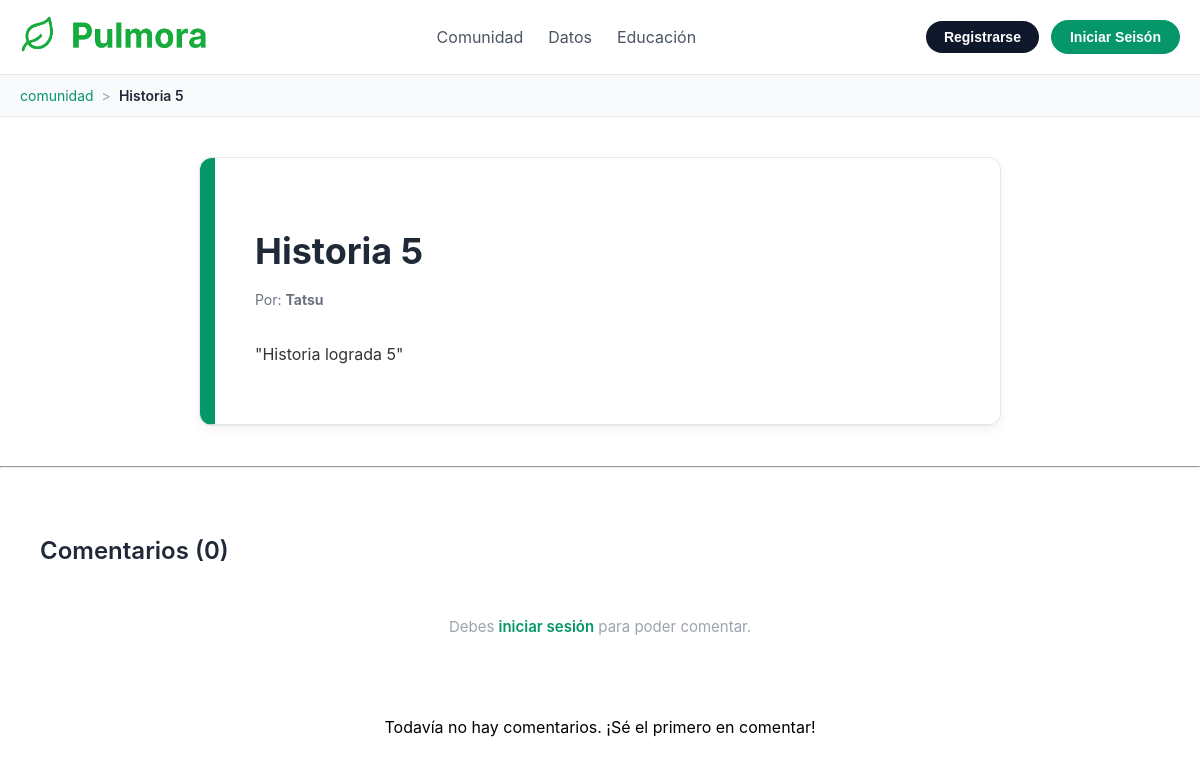
Page /post/16/ on the earlier database version.
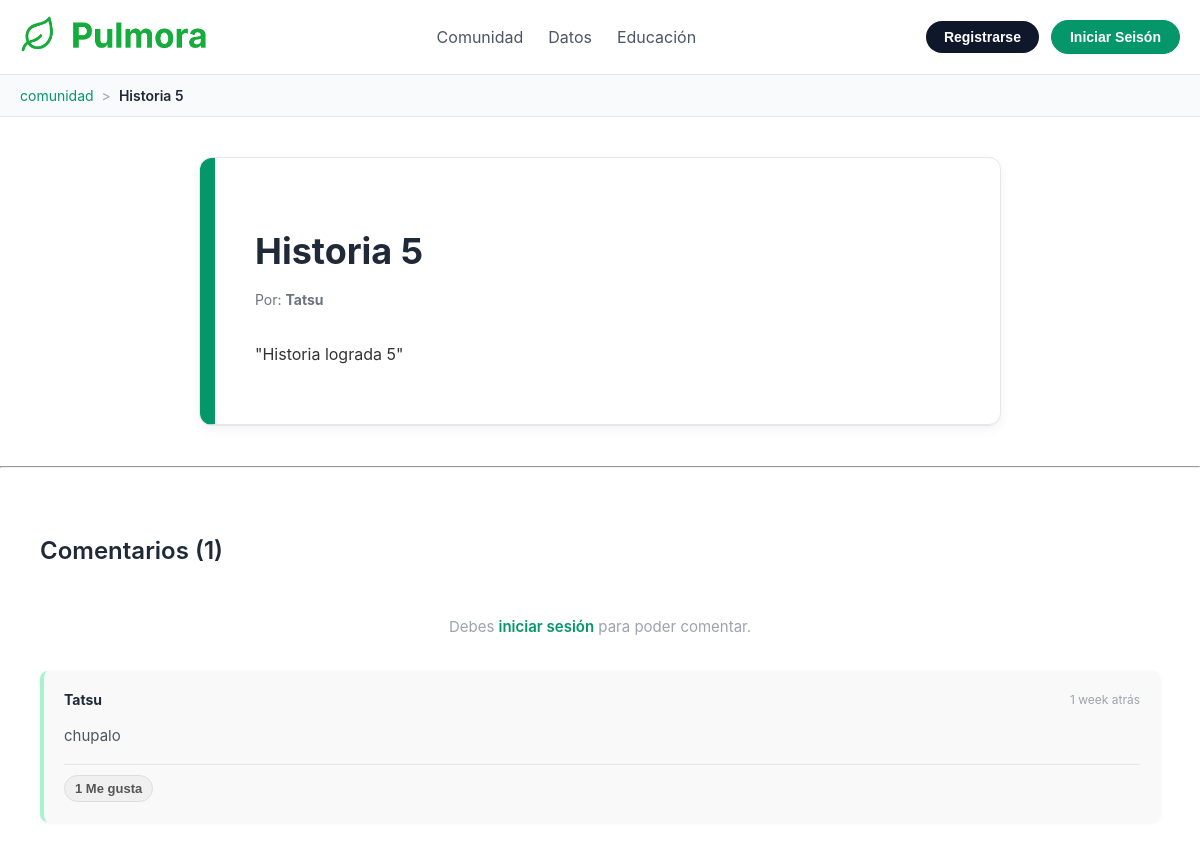
Same page on the later database version.
### Pulmora_Maps/models.py (models this page shows, shortened)
class Post(models.Model):
    author = models.ForeignKey(User, on_delete=models.CASCADE, related_name='posts')
    title = models.CharField(max_length=200)
    content = models.TextField()
    created_at = models.DateTimeField(auto_now_add=True)
    updated_at = models.DateTimeField(auto_now=True)
    likes = models.ManyToManyField(User, related_name='liked_posts', blank=True)
    class Meta:
        db_table = "publicaciones"
        ordering = ['-created_at']

class Comment(models.Model):
    post = models.ForeignKey(Post, on_delete=models.CASCADE, related_name='comments')
    author = models.ForeignKey(User, on_delete=models.CASCADE, related_name='users_comments')
    content = models.TextField()
    created_at = models.DateTimeField(auto_now_add=True)
    likes = models.ManyToManyField(User, related_name='liked_comments', blank=True)
    class Meta:
        db_table = "comentarios"
        ordering = ['-created_at']
    @property
    def total_likes(self):
        return self.likes.count()

### Pulmora_Maps/views.py (the view)
# urls.py: path('post/<int:post_id>/', views.post_details, name='post_detail'),
def post_details(request, post_id):
    post = get_object_or_404(Post,pk=post_id)
    if request.method == 'POST':
        if request.user.is_authenticated:
            content = request.POST.get('comment-content')
            if content:
                Comment.objects.create(post=post, author=request.user, content=content)
                return redirect('post_detail', post_id=post.id)
    comments = post.comments.all()
    context = {
        'post': post,
        'comments': comments,
        'breadcrumb': [
            {'name': 'comunidad', 'url': 'community'},
            {'name': post.title, 'url': None}
        ]
    }
    return render(request, 'pulmora/post_detail.html', context)

### Pulmora_Maps/templates/pulmora/post_detail.html (shortened to what this page needs)
{% load static %}
<!DOCTYPE html>
<html lang="es">
<head>
    <link rel="stylesheet" href="{% static 'css/post_detail.css' %}">
</head>
<body>
    {% include 'pulmora/partials/header.html' %}
    {% include 'pulmora/partials/breadcrumb.html' %}
    <main>
        <div class="post-detail-container">
            <article class="post-full">
                <h1>{{ post.title }}</h1>
                <div class="post-meta">
                    <span>Por: <strong>{{ post.author.username }}</strong></span>
                </div>
                <div class="post-content">
                    <p>{{ post.content|linebreaks }}</p>
                </div>
            </article>
        </div>
        <hr>
        <section class="comments-section">
            <h2>Comentarios ({{ comments.count }})</h2>
            {% if user.is_authenticated %}
                <form class="new-comment-form" method="post">
                    {% csrf_token %}
                    <textarea name="comment-content" placeholder="Escribe tu comentario..." required></textarea>
                    <button type="submit" class="btn btn-primary">Comentar</button>
                </form>
            {% else %}
                <p>Debes <a href="{% url 'login' %}">iniciar sesión</a> para poder comentar.</p>
            {% endif %}
            <div class="comment-list">
                {% for comment in comments %}
                    <div class="comment-card">
                        <div class="comment-author">
                            <strong>{{ comment.author.username }}</strong>
                            <span class="comment-date">{{ comment.created_at|timesince }} atrás</span>
                        </div>
                        <p>{{ comment.content|linebreaks }}</p>
                        <div class="comment-actions">
                            <button class="like-btn comment-like-btn {% if user in comment.likes.all %}liked{% endif %}" data-comment-id="{{ comment.id }}">
                                <span class="like-count">{{ comment.total_likes }}</span> Me gusta
                            </button>
                        </div>
                    </div>
                {% empty %}
                    <p>Todavía no hay comentarios. ¡Sé el primero en comentar!</p>
                {% endfor %}
            </div>
        </section>
    </main>
</body>
</html>

### Pulmora_Maps/templates/pulmora/partials/breadcrumb.html
{% load static %}
<nav class="breadcrumb-nav" aria-label="breadcrumb">
    <div class="breadcrumb-container">
        <ol class="breadcrumb-list">
            {% for item in breadcrumb %}
                {% if item.url %}
                    <li class="breadcrumb-item">
                        <a href="{% url item.url %}">{{ item.name }}</a>
                    </li>
                    {% if not forloop.last %}
                        <li class="breadcrumb-separator">></li>
                    {% endif %}
                {% else %}
                    <li class="breadcrumb-item active" aria-current="page">
                        {{ item.name }}
                    </li>
                {% endif %}
            {% endfor %}
        </ol>
    </div>
</nav>

Differences in the rows shown:
computed for Post "Historia 5": count "0" → "1"
added Comment: author.username "Tatsu", created_at "1 week", content "chupalo", total_likes "1"
Other differences:
text no longer shown: "Todavía no hay comentarios. ¡Sé el primero en comentar!"
